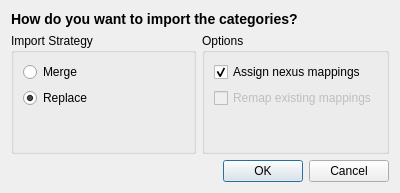
<?xml version="1.0" encoding="UTF-8"?>
<ui version="4.0">
 <class>CategoryImportDialog</class>
 <widget class="QDialog" name="CategoryImportDialog">
  <property name="geometry">
   <rect>
    <x>0</x>
    <y>0</y>
    <width>400</width>
    <height>193</height>
   </rect>
  </property>
  <property name="windowTitle">
   <string>Nexus Category Import</string>
  </property>
  <layout class="QVBoxLayout" name="verticalLayout">
   <item>
    <widget class="QLabel" name="label">
     <property name="sizePolicy">
      <sizepolicy hsizetype="Preferred" vsizetype="Preferred">
       <horstretch>0</horstretch>
       <verstretch>0</verstretch>
      </sizepolicy>
     </property>
     <property name="text">
      <string>&lt;h3&gt;How do you want to import the categories?&lt;/h3&gt;</string>
     </property>
    </widget>
   </item>
   <item>
    <layout class="QHBoxLayout" name="horizontalLayout">
     <item>
      <widget class="QGroupBox" name="groupBox">
       <property name="sizePolicy">
        <sizepolicy hsizetype="Preferred" vsizetype="Expanding">
         <horstretch>0</horstretch>
         <verstretch>0</verstretch>
        </sizepolicy>
       </property>
       <property name="title">
        <string>Import Strategy</string>
       </property>
       <layout class="QVBoxLayout" name="verticalLayout_2">
        <item>
         <widget class="QRadioButton" name="mergeOption">
          <property name="text">
           <string>Merge</string>
          </property>
          <attribute name="buttonGroup">
           <string notr="true">strategyGroup</string>
          </attribute>
         </widget>
        </item>
        <item>
         <widget class="QRadioButton" name="replaceOption">
          <property name="text">
           <string>Replace</string>
          </property>
          <property name="checked">
           <bool>true</bool>
          </property>
          <attribute name="buttonGroup">
           <string notr="true">strategyGroup</string>
          </attribute>
         </widget>
        </item>
        <item>
         <spacer name="verticalSpacer">
          <property name="orientation">
           <enum>Qt::Vertical</enum>
          </property>
          <property name="sizeHint" stdset="0">
           <size>
            <width>20</width>
            <height>40</height>
           </size>
          </property>
         </spacer>
        </item>
       </layout>
      </widget>
     </item>
     <item>
      <widget class="QGroupBox" name="groupBox_2">
       <property name="title">
        <string>Options</string>
       </property>
       <layout class="QVBoxLayout" name="verticalLayout_3">
        <item>
         <widget class="QCheckBox" name="assignOption">
          <property name="text">
           <string>Assign nexus mappings</string>
          </property>
          <property name="checked">
           <bool>true</bool>
          </property>
         </widget>
        </item>
        <item>
         <widget class="QCheckBox" name="remapOption">
          <property name="enabled">
           <bool>false</bool>
          </property>
          <property name="text">
           <string>Remap existing mappings</string>
          </property>
         </widget>
        </item>
        <item>
         <spacer name="verticalSpacer_2">
          <property name="orientation">
           <enum>Qt::Vertical</enum>
          </property>
          <property name="sizeHint" stdset="0">
           <size>
            <width>20</width>
            <height>40</height>
           </size>
          </property>
         </spacer>
        </item>
       </layout>
      </widget>
     </item>
    </layout>
   </item>
   <item>
    <widget class="QDialogButtonBox" name="buttonBox">
     <property name="orientation">
      <enum>Qt::Horizontal</enum>
     </property>
     <property name="standardButtons">
      <set>QDialogButtonBox::Cancel|QDialogButtonBox::Ok</set>
     </property>
    </widget>
   </item>
  </layout>
 </widget>
 <resources/>
 <connections/>
 <buttongroups>
  <buttongroup name="strategyGroup"/>
 </buttongroups>
</ui>
